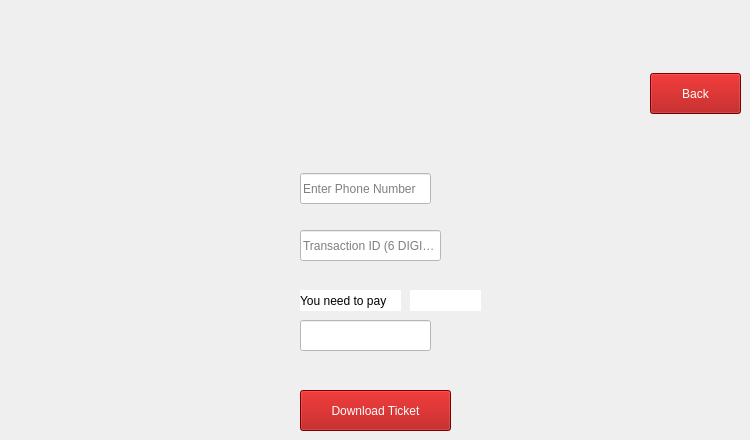
      <widget class="QWidget" name="Payment_page">
       <widget class="QLineEdit" name="pay_num">
        <property name="geometry">
         <rect>
          <x>300</x>
          <y>173</y>
          <width>131</width>
          <height>31</height>
         </rect>
        </property>
        <property name="styleSheet">
         <string notr="true">background-color: rgb(255, 255, 255);</string>
        </property>
        <property name="placeholderText">
         <string>Enter Phone Number</string>
        </property>
       </widget>
       <widget class="QLineEdit" name="trans_id">
        <property name="geometry">
         <rect>
          <x>300</x>
          <y>230</y>
          <width>141</width>
          <height>31</height>
         </rect>
        </property>
        <property name="styleSheet">
         <string notr="true">background-color: rgb(255, 255, 255);</string>
        </property>
        <property name="echoMode">
         <enum>QLineEdit::Password</enum>
        </property>
        <property name="placeholderText">
         <string>Transaction ID (6 DIGITS)</string>
        </property>
       </widget>
       <widget class="QLineEdit" name="total_amount">
        <property name="geometry">
         <rect>
          <x>300</x>
          <y>320</y>
          <width>131</width>
          <height>31</height>
         </rect>
        </property>
        <property name="styleSheet">
         <string notr="true">background-color: rgb(255, 255, 255);</string>
        </property>
       </widget>
       <widget class="QLabel" name="text">
        <property name="geometry">
         <rect>
          <x>300</x>
          <y>290</y>
          <width>101</width>
          <height>21</height>
         </rect>
        </property>
        <property name="styleSheet">
         <string notr="true">background-color: rgb(255, 255, 255);
color: rgb(0, 0, 0);
font: 700 italic 9pt &quot;Segoe UI&quot;;</string>
        </property>
        <property name="text">
         <string>You need to pay</string>
        </property>
       </widget>
       <widget class="QPushButton" name="Back_button_3">
        <property name="geometry">
         <rect>
          <x>650</x>
          <y>73</y>
          <width>91</width>
          <height>41</height>
         </rect>
        </property>
        <property name="styleSheet">
         <string notr="true">background-color: rgb(170, 0, 0);
color: rgb(255, 255, 255);
font: 700 9pt &quot;Segoe UI&quot;;
font: 700 9pt &quot;Segoe UI&quot;;
font: 14pt &quot;Segoe UI&quot;;</string>
        </property>
        <property name="text">
         <string>Back</string>
        </property>
       </widget>
       <widget class="QPushButton" name="DownloadTicket_button">
        <property name="geometry">
         <rect>
          <x>300</x>
          <y>390</y>
          <width>151</width>
          <height>41</height>
         </rect>
        </property>
        <property name="styleSheet">
         <string notr="true">background-color: rgb(170, 0, 0);
color: rgb(255, 255, 255);
font: 700 9pt &quot;Segoe UI&quot;;
font: 700 9pt &quot;Segoe UI&quot;;
font: 14pt &quot;Segoe UI&quot;;</string>
        </property>
        <property name="text">
         <string>Download Ticket</string>
        </property>
       </widget>
       <widget class="QLabel" name="method_name">
        <property name="geometry">
         <rect>
          <x>320</x>
          <y>70</y>
          <width>101</width>
          <height>61</height>
         </rect>
        </property>
        <property name="text">
         <string/>
        </property>
       </widget>
       <widget class="QLabel" name="Taka">
        <property name="geometry">
         <rect>
          <x>410</x>
          <y>290</y>
          <width>71</width>
          <height>21</height>
         </rect>
        </property>
        <property name="styleSheet">
         <string notr="true">background-color: rgb(255, 255, 255);</string>
        </property>
        <property name="text">
         <string/>
        </property>
       </widget>
      </widget>
